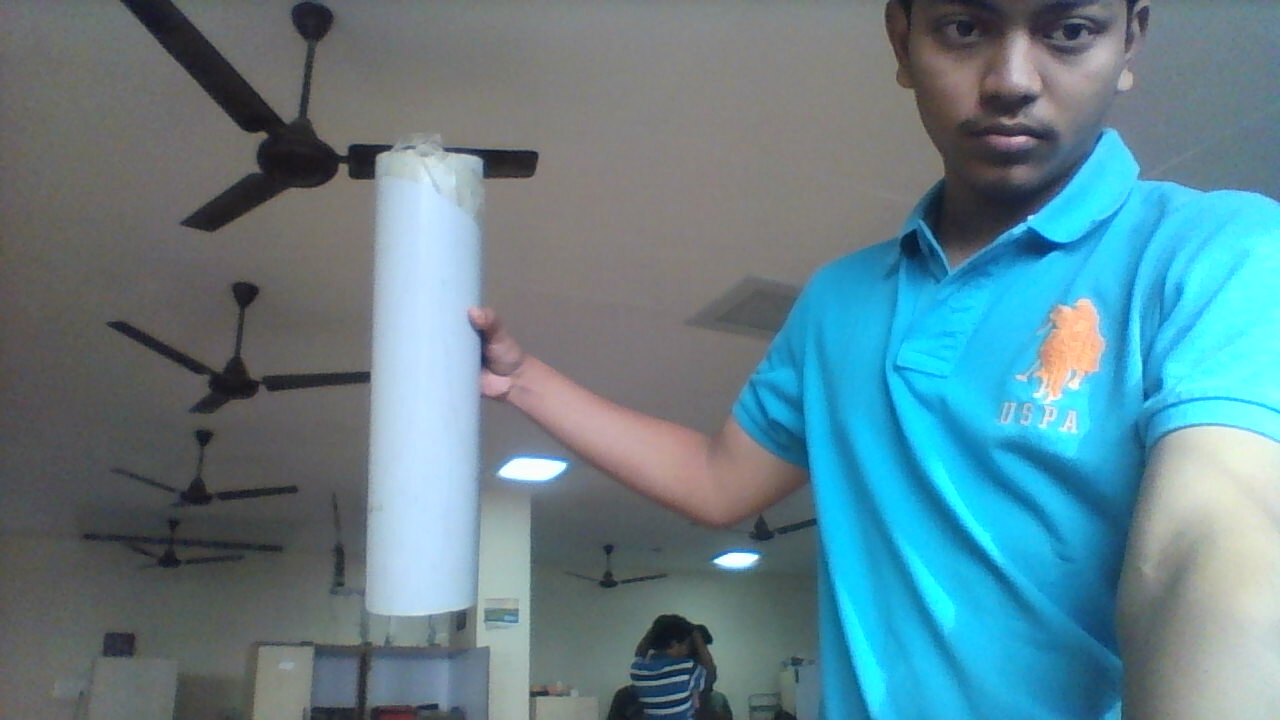
//> input picture pipe.jpg, 1280 x 720 px
$ ./30_canny_filter   (built with g++ and OpenCV 4)
//> lines starting //> are read from the running program, lines starting //| are printed output that depends on the picture
#include "opencv2/imgproc.hpp"
#include "opencv2/imgcodecs.hpp"
#include "opencv2/highgui.hpp"
using namespace cv;
Mat src, src_gray;
Mat dst, detected_edges;
int edgeThresh = 1;
int lowThreshold;
int const max_lowThreshold = 100;
int ratio = 3;
int kernel_size = 3;
const char* window_name = "Edge Map";
static void CannyThreshold(int, void*)
{
    blur( src_gray, detected_edges, Size(3,3) );
    Canny( detected_edges, detected_edges, lowThreshold, lowThreshold*ratio, kernel_size );
    dst = Scalar::all(0);
    src.copyTo( dst, detected_edges);
    imshow( window_name, dst );
}
int main( int, char** argv )
{
  src = imread( "pipe.jpg", IMREAD_COLOR ); // Load an image
//> src is the input picture: 720 rows x 1280 cols, CV_8UC3; mean B, G, R 140.3, 130.1, 97.5
  if( src.empty() )
    { return -1; }
  dst.create( src.size(), src.type() );
  cvtColor( src, src_gray, COLOR_BGR2GRAY );
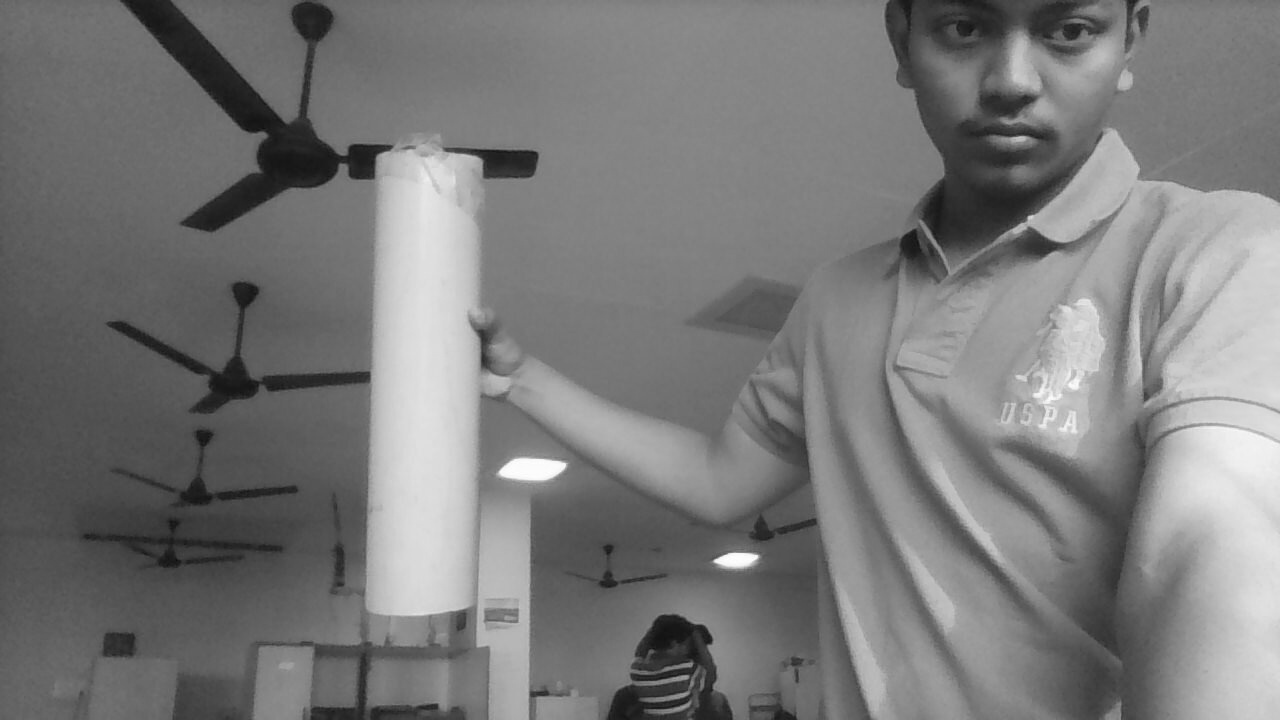
//> src_gray: 720 rows x 1280 cols, CV_8UC1; min 13, max 255, mean 121.5
  namedWindow( window_name, WINDOW_NORMAL);
  createTrackbar( "Min Threshold:", window_name, &lowThreshold, max_lowThreshold, CannyThreshold );
  CannyThreshold(0, 0);
//> in CannyThreshold, `Canny( detected_edges, detected_edges, lowThreshold, lowThreshold*rati..`:
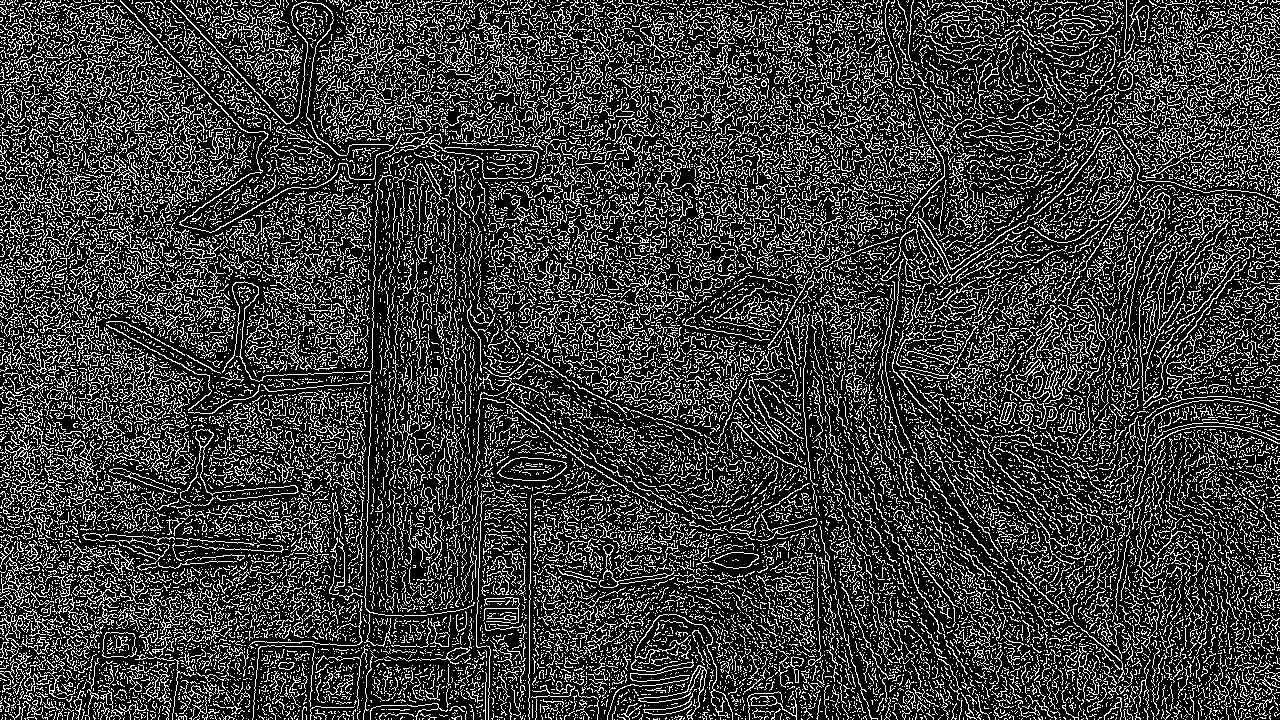
//> detected_edges: 720 rows x 1280 cols, CV_8UC1; 23.6% white in thin lines or dots
//> in CannyThreshold, `src.copyTo( dst, detected_edges);`:
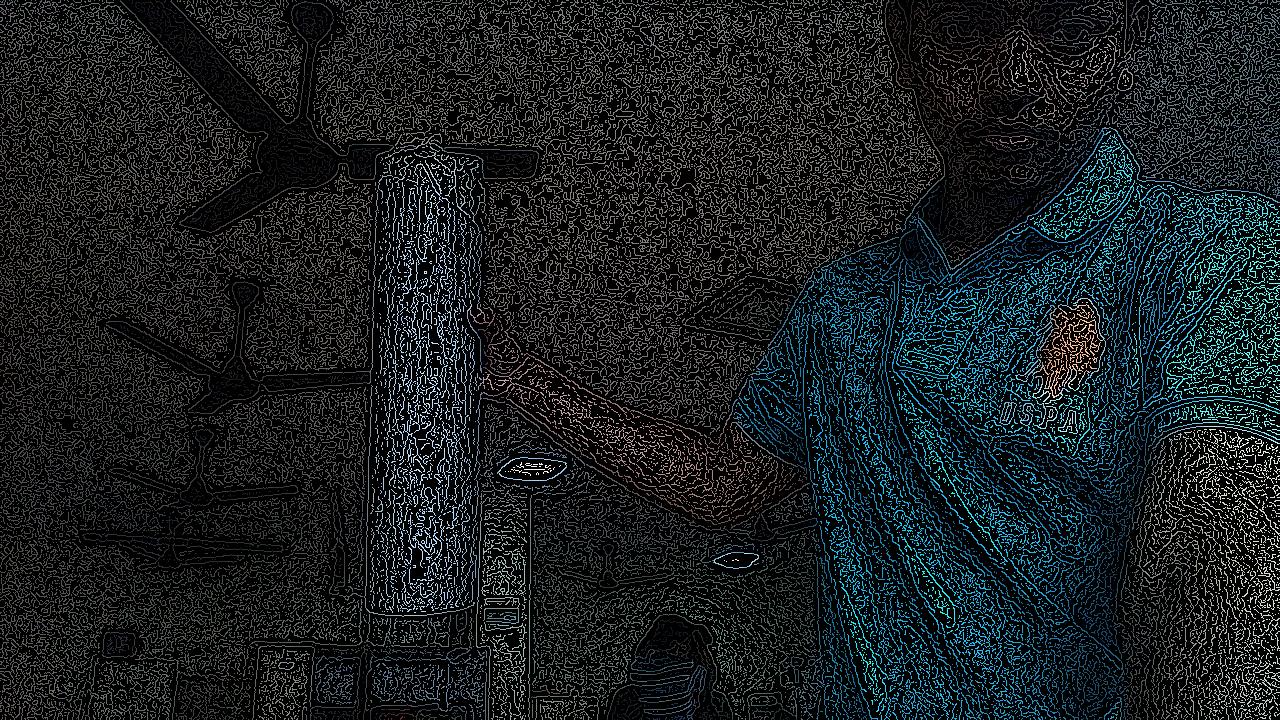
//> dst: 720 rows x 1280 cols, CV_8UC3; mean B, G, R 32.6, 30.3, 23.1
  waitKey(0);
  return 0;
}
